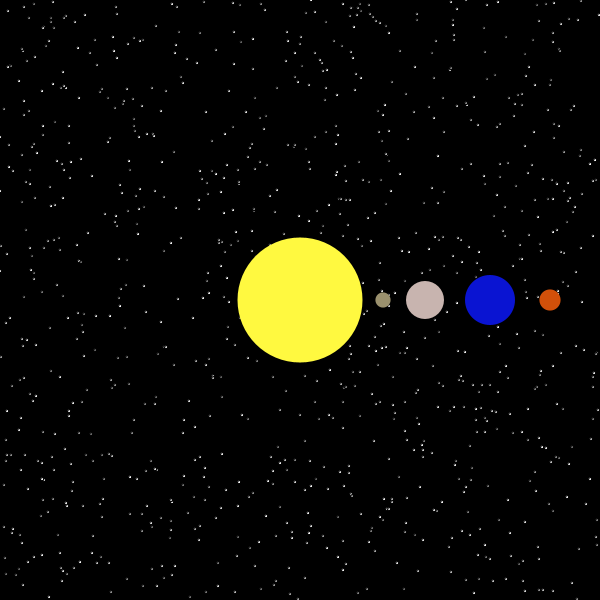
Frame 1 (no input)
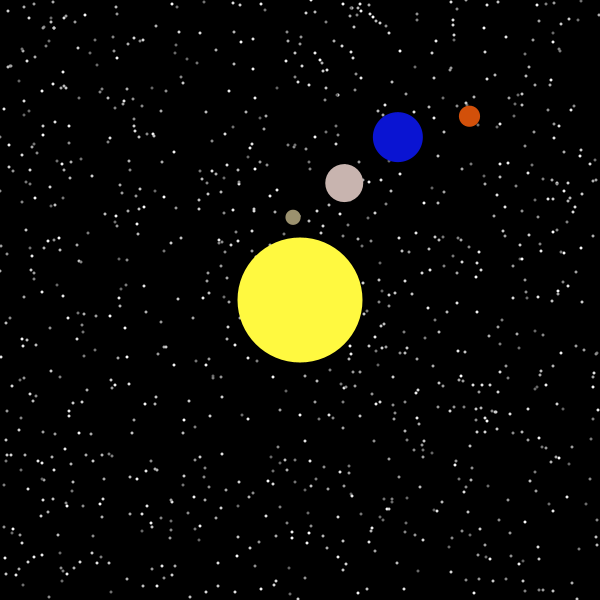
Frame 60 (the mouse pressed at the canvas centre just before this capture)
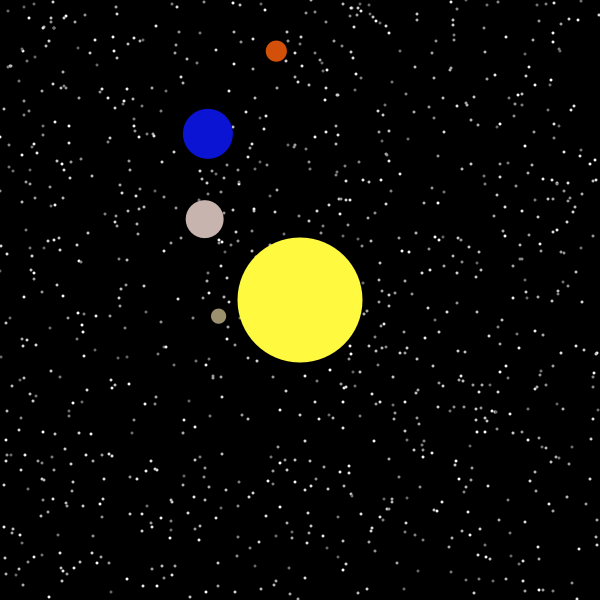
Frame 120 (the mouse held since frame 60 and released just before this capture)

The Processing sketch that drew these frames (run headless with seeded random() and noise(); from frame 60 on, the mouse is pressed at the canvas centre):

// Processing sketch: processing_161703
// ── processing_161703.pde

/*****************************************
 * Assignment <<< 03 >>
 * Name:         <<< Meghan Dooling and Tommy McBride >>>
 * Course:       CSC 103 - Creative Computing - Fall 2014
 * Submitted:    <<< September 17, 2014 >>>
 * 
 * This program makes planets rotate around the sun at the exact rate
 * at which they travel in space relative to Earth's orbit with stars
 * twinkling at random in the background.
 *
***********************************************/

int xS = 300;
int yS = 300;

int mercRadius = 83;
float mercAngle = 0;
float mercSpeed = -1.607;

int venRadius = 125;
float venAngle = 0;
float venSpeed = -1.174;

int earRadius = 190;
float earAngle = 0;
float earSpeed = -1;

int marRadius = 250;
float marAngle = 0;
float marSpeed = -0.802;


/*
  Create a sky with twinkling stars. An example of using arrays.
  Author: Charlie McDowell
  We got it from:  http://www.openprocessing.org/sketch/41150
 */
int[] starX = new int[1000];
int[] starY = new int[1000];
color[] starColor = new color[1000];



void setup() {
  size(600, 600);
   /*
  Create a sky with twinkling stars. An example of using arrays.
  Author: Charlie McDowell
  We got it from:  http://www.openprocessing.org/sketch/41150
   */
    for (int i = 0; i < 1000; i++) {
    starX[i] =(int)random(width);
    starY[i] = (int)random(height);
    starColor[i] = color((int)random(100,255));
  }
}

void draw() {
  background(0);
   /*
  Create a sky with twinkling stars. An example of using arrays.
  Author: Charlie McDowell
  We got it from:  http://www.openprocessing.org/sketch/41150
   */
   for (int i = 0; i < 1000; i++) {
    //fill(random(100,255));
    if (random(10) < 1) {
      starColor[i] = (int)random(100,255);
    }
    fill(starColor[i]);
    ellipse(starX[i], starY[i], 3, 3);
  }
 
  
  // Sun
  noStroke();
  fill(255, 249, 64, 255);
  ellipse(xS, yS, 125, 125);
  
  // Mercury
  drawMercury(xS+mercRadius*cos(radians(mercAngle)),
            yS + mercRadius * sin(radians(mercAngle))); 
  mercAngle = mercAngle + mercSpeed;
  if (mercAngle >= 360) mercAngle = mercAngle - 360;

  
  // Venus
  drawVenus(xS+venRadius*cos(radians(venAngle)),
          yS + venRadius * sin(radians(venAngle)));
  venAngle = venAngle +venSpeed;
  if (venAngle >= 360) venAngle = venAngle - 360;
  
  // Earth
  drawEarth(xS+earRadius*cos(radians(earAngle)),
          yS + earRadius * sin(radians(earAngle)));
  earAngle = earAngle + earSpeed;
  if (earAngle >= 360) earAngle = earAngle - 360;

  //Mars
  drawMars(xS+marRadius*cos(radians(marAngle)),
         yS + marRadius * sin(radians(marAngle)));
  marAngle = marAngle + marSpeed;
  if (marAngle >= 360) marAngle = marAngle - 360;

} 

  // Mercury
  void drawMercury(float x, float y) {
      noStroke();
      fill(155, 145, 110, 255);
      ellipse(x, y, 15.2, 15.2);
  }
  
  // Venus
  void drawVenus(float x, float y) {
      noStroke();
      fill(200, 180, 175, 255);
      ellipse(x, y, 38, 38);
  }
  
  // Earth
  void drawEarth(float x, float y) {
      noStroke();
      fill(10, 20, 210, 255);
      ellipse(x, y, 50, 50);
  }
  
  // Mars
  void drawMars(float x, float y) {
      noStroke();
      fill(210, 80, 10, 255);
      ellipse(x, y, 21.2, 21.2);
  }
  
    
  
